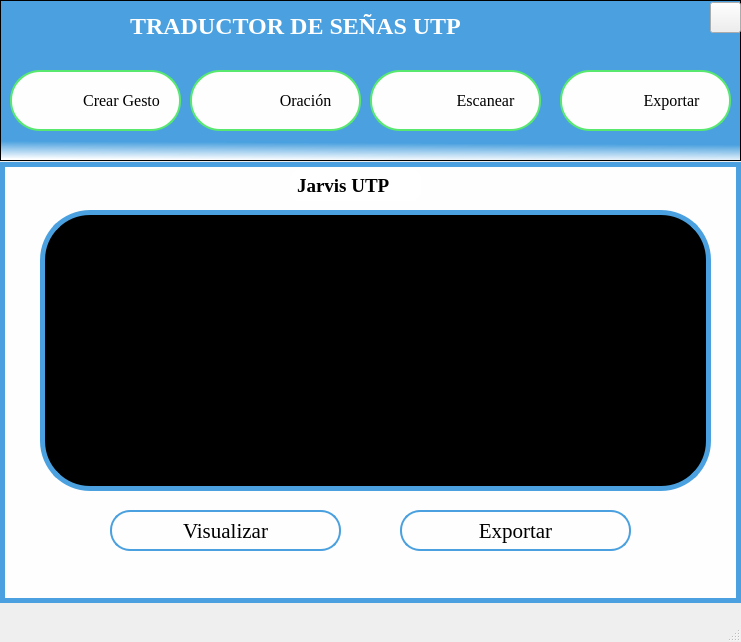
<?xml version="1.0" encoding="UTF-8"?>
<ui version="4.0">
 <class>MainWindow</class>
 <widget class="QMainWindow" name="MainWindow">
  <property name="geometry">
   <rect>
    <x>0</x>
    <y>0</y>
    <width>741</width>
    <height>642</height>
   </rect>
  </property>
  <property name="windowTitle">
   <string>MainWindow</string>
  </property>
  <widget class="QWidget" name="centralwidget">
   <widget class="QGraphicsView" name="graphicsView">
    <property name="geometry">
     <rect>
      <x>0</x>
      <y>162</y>
      <width>741</width>
      <height>441</height>
     </rect>
    </property>
    <property name="styleSheet">
     <string notr="true">background-color:#fefefe;
border: 5px solid #4ba1df;</string>
    </property>
   </widget>
   <widget class="QLabel" name="label">
    <property name="geometry">
     <rect>
      <x>290</x>
      <y>170</y>
      <width>131</width>
      <height>31</height>
     </rect>
    </property>
    <property name="font">
     <font>
      <family>Times New Roman</family>
      <pointsize>14</pointsize>
      <weight>75</weight>
      <bold>true</bold>
     </font>
    </property>
    <property name="styleSheet">
     <string notr="true">color:black;
background-color: white;
border: 2px solid white; border-radius:10px;</string>
    </property>
    <property name="text">
     <string>Jarvis UTP</string>
    </property>
   </widget>
   <widget class="QTextBrowser" name="textBrowser_98">
    <property name="enabled">
     <bool>true</bool>
    </property>
    <property name="geometry">
     <rect>
      <x>40</x>
      <y>210</y>
      <width>671</width>
      <height>281</height>
     </rect>
    </property>
    <property name="styleSheet">
     <string notr="true">border: 5px solid #4ba1df; border-radius:50px;
background-color:black;
color:white;</string>
    </property>
    <property name="frameShape">
     <enum>QFrame::Box</enum>
    </property>
    <property name="html">
     <string>&lt;!DOCTYPE HTML PUBLIC &quot;-//W3C//DTD HTML 4.0//EN&quot; &quot;http://www.w3.org/TR/REC-html40/strict.dtd&quot;&gt;
&lt;html&gt;&lt;head&gt;&lt;meta name=&quot;qrichtext&quot; content=&quot;1&quot; /&gt;&lt;style type=&quot;text/css&quot;&gt;
p, li { white-space: pre-wrap; }
&lt;/style&gt;&lt;/head&gt;&lt;body style=&quot; font-family:'MS Shell Dlg 2'; font-size:8.25pt; font-weight:400; font-style:normal;&quot;&gt;
&lt;p style=&quot;-qt-paragraph-type:empty; margin-top:0px; margin-bottom:0px; margin-left:0px; margin-right:0px; -qt-block-indent:0; text-indent:0px;&quot;&gt;&lt;br /&gt;&lt;/p&gt;&lt;/body&gt;&lt;/html&gt;</string>
    </property>
   </widget>
   <widget class="QPushButton" name="pushButton_2">
    <property name="geometry">
     <rect>
      <x>400</x>
      <y>510</y>
      <width>231</width>
      <height>41</height>
     </rect>
    </property>
    <property name="font">
     <font>
      <family>Times New Roman</family>
      <pointsize>16</pointsize>
      <weight>50</weight>
      <italic>false</italic>
      <bold>false</bold>
     </font>
    </property>
    <property name="styleSheet">
     <string notr="true">QPushButton#pushButton_2{
color: black;
background-color:#fefefe;
border: 2px solid #4ba1df; border-radius:20px;
font: 16pt &quot;Times New Roman&quot;;
background-repeat:none;
}
QPushButton#pushButton_2:hover
{
	background-color:lightgreen;
	color:black;
}</string>
    </property>
    <property name="text">
     <string>Exportar</string>
    </property>
   </widget>
   <widget class="QGraphicsView" name="graphicsView_2">
    <property name="geometry">
     <rect>
      <x>0</x>
      <y>0</y>
      <width>741</width>
      <height>161</height>
     </rect>
    </property>
    <property name="toolTip">
     <string>&lt;html&gt;&lt;head/&gt;&lt;body&gt;&lt;p&gt;&lt;br/&gt;&lt;/p&gt;&lt;/body&gt;&lt;/html&gt;</string>
    </property>
    <property name="styleSheet">
     <string notr="true">background-color: qlineargradient(spread:pad, x1:0.543136, y1:0.074, x2:0.52, y2:1, stop:0.880682 rgba(75, 161, 223, 255), stop:1 rgba(255, 255, 255, 255));
</string>
    </property>
   </widget>
   <widget class="QLabel" name="label_2">
    <property name="geometry">
     <rect>
      <x>130</x>
      <y>10</y>
      <width>521</width>
      <height>31</height>
     </rect>
    </property>
    <property name="font">
     <font>
      <family>Times New Roman</family>
      <pointsize>18</pointsize>
      <weight>75</weight>
      <bold>true</bold>
     </font>
    </property>
    <property name="styleSheet">
     <string notr="true">color:white;</string>
    </property>
    <property name="text">
     <string>TRADUCTOR DE SEÑAS UTP</string>
    </property>
   </widget>
   <widget class="QPushButton" name="create">
    <property name="geometry">
     <rect>
      <x>10</x>
      <y>70</y>
      <width>171</width>
      <height>61</height>
     </rect>
    </property>
    <property name="font">
     <font>
      <family>TImes New Roman</family>
      <pointsize>12</pointsize>
      <weight>50</weight>
      <italic>false</italic>
      <bold>false</bold>
     </font>
    </property>
    <property name="layoutDirection">
     <enum>Qt::RightToLeft</enum>
    </property>
    <property name="styleSheet">
     <string notr="true">QPushButton#create{
padding-left:-40px;
color:black;
background-color:#fefefe;
border: 2px solid #58e870; border-radius:30px;
font: 12pt &quot;TImes New Roman&quot;;
background-image:url(&quot;icons/create.png&quot;);
background-repeat:none;
}
QPushButton#create:hover
{
   background-color:lightgreen;
	color:white;
}</string>
    </property>
    <property name="text">
     <string>   Crear Gesto</string>
    </property>
   </widget>
   <widget class="QPushButton" name="scan_sen">
    <property name="geometry">
     <rect>
      <x>370</x>
      <y>70</y>
      <width>171</width>
      <height>61</height>
     </rect>
    </property>
    <property name="font">
     <font>
      <family>TImes New Roman</family>
      <pointsize>12</pointsize>
      <weight>50</weight>
      <italic>false</italic>
      <bold>false</bold>
     </font>
    </property>
    <property name="styleSheet">
     <string notr="true">QPushButton#scan_sen{
padding-left:-40px;
color:black;
background-color:#fefefe;
border: 2px solid #58e870; border-radius:30px;
font: 12pt &quot;TImes New Roman&quot;;
background-image:url(&quot;icons/sent.png&quot;);
background-repeat:none;
}
QPushButton#scan_sen:hover
{
   background-color:lightgreen;
	color:white;
}</string>
    </property>
    <property name="text">
     <string>                          Escanear </string>
    </property>
   </widget>
   <widget class="QPushButton" name="scan_sinlge">
    <property name="geometry">
     <rect>
      <x>190</x>
      <y>70</y>
      <width>171</width>
      <height>61</height>
     </rect>
    </property>
    <property name="font">
     <font>
      <family>TImes New Roman</family>
      <pointsize>12</pointsize>
      <weight>50</weight>
      <italic>false</italic>
      <bold>false</bold>
     </font>
    </property>
    <property name="layoutDirection">
     <enum>Qt::LeftToRight</enum>
    </property>
    <property name="autoFillBackground">
     <bool>false</bool>
    </property>
    <property name="styleSheet">
     <string notr="true">QPushButton#scan_sinlge{
padding-left:-40px;
color:black;
background-color:#fefefe;
border: 2px solid #58e870; border-radius:30px;
font: 12pt &quot;TImes New Roman&quot;;
background-image:url(&quot;icons/scan.png&quot;);
background-repeat:none;
}
QPushButton#scan_sinlge:hover
{
   background-color:lightgreen;
	color:white;
}</string>
    </property>
    <property name="text">
     <string>                         Oración</string>
    </property>
   </widget>
   <widget class="QPushButton" name="exp2">
    <property name="geometry">
     <rect>
      <x>560</x>
      <y>70</y>
      <width>171</width>
      <height>61</height>
     </rect>
    </property>
    <property name="font">
     <font>
      <family>TImes New Roman</family>
      <pointsize>12</pointsize>
      <weight>50</weight>
      <italic>false</italic>
      <bold>false</bold>
     </font>
    </property>
    <property name="styleSheet">
     <string notr="true">QPushButton#exp2{
padding-left:-40px;
color:black;
background-color:#fefefe;
border: 2px solid #58e870; border-radius:30px;
font: 12pt &quot;TImes New Roman&quot;;
background-image:url(&quot;icons/export.png&quot;);
background-repeat:none;
}
QPushButton#exp2:hover
{
   background-color:lightgreen;
	color:white;
}</string>
    </property>
    <property name="text">
     <string>                       Exportar</string>
    </property>
    <property name="checkable">
     <bool>false</bool>
    </property>
    <property name="autoRepeat">
     <bool>false</bool>
    </property>
    <property name="autoExclusive">
     <bool>false</bool>
    </property>
    <property name="autoDefault">
     <bool>false</bool>
    </property>
    <property name="default">
     <bool>false</bool>
    </property>
    <property name="flat">
     <bool>false</bool>
    </property>
   </widget>
   <widget class="QPushButton" name="exit_button">
    <property name="geometry">
     <rect>
      <x>710</x>
      <y>2</y>
      <width>31</width>
      <height>31</height>
     </rect>
    </property>
    <property name="styleSheet">
     <string notr="true">QPushButton#exit_button{
background-image:url(&quot;icons/quit.png&quot;);
background-repeat:none;
}</string>
    </property>
    <property name="text">
     <string/>
    </property>
   </widget>
   <widget class="QPushButton" name="pushButton_3">
    <property name="geometry">
     <rect>
      <x>110</x>
      <y>510</y>
      <width>231</width>
      <height>41</height>
     </rect>
    </property>
    <property name="font">
     <font>
      <family>Times New Roman</family>
      <pointsize>16</pointsize>
      <weight>50</weight>
      <italic>false</italic>
      <bold>false</bold>
     </font>
    </property>
    <property name="styleSheet">
     <string notr="true">QPushButton#pushButton_3{
color: black;
background-color:#fefefe;
border: 2px solid #4ba1df; border-radius:20px;
font: 16pt &quot;Times New Roman&quot;;
background-repeat:none;
}
QPushButton#pushButton_3:hover
{
	background-color:lightgreen;
	color:black;
}</string>
    </property>
    <property name="text">
     <string>Visualizar</string>
    </property>
   </widget>
  </widget>
  <widget class="QMenuBar" name="menubar">
   <property name="geometry">
    <rect>
     <x>0</x>
     <y>0</y>
     <width>741</width>
     <height>21</height>
    </rect>
   </property>
  </widget>
  <widget class="QStatusBar" name="statusbar"/>
 </widget>
 <resources/>
 <connections/>
</ui>
